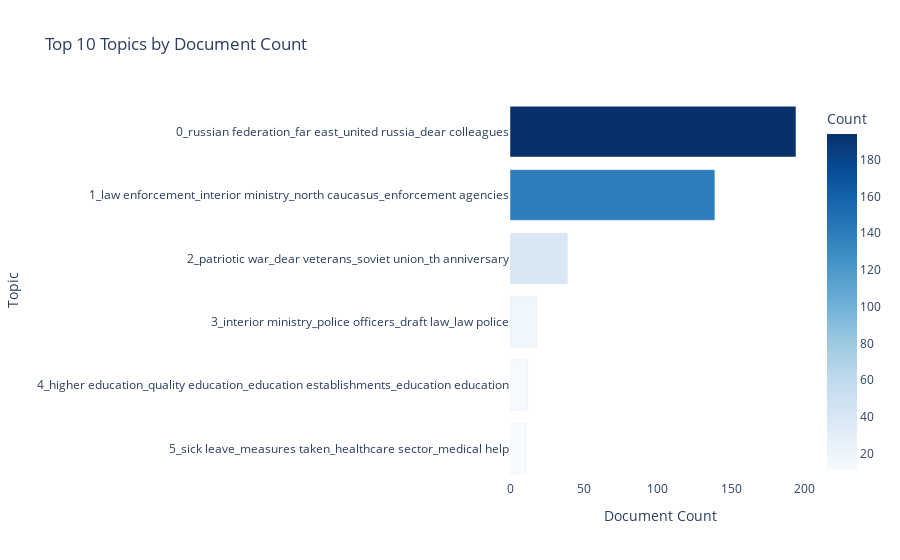

This figure's notebook cell:
### Markdown cell above
-1 refers to all outliers and should typically be ignored. 

# Topic visualization

By extracting bigrams and their probabilities from the topic model, the creation of a focused data frame is possible for each of the 5 topics. After that, a heatmap can be generated to visualize the distribution of bigrams across the topics. This visualization will help in understanding the most significant bigrams associated with each topic and their relative importance.

Next, let's take a look at the most frequent topic that was generated:

### Code cell
# Filter out the outlier topic (-1) (Leaving it out)
topic_info_filtered = topic_info[topic_info.Topic != -1]

# Bar chart: Top 10 topics by size
top_n = 10
top_topics = topic_info_filtered.iloc[:top_n]

# Horizontal bar chart: Top 10 topics with names
fig = px.bar(
    top_topics[::-1],  # reverse for descending
    x="Count",
    y="Name",
    orientation="h",
    title=f"Top {top_n} Topics by Document Count",
    color="Count",
    color_continuous_scale="Blues",
)

fig.update_layout(
    yaxis_title="Topic",
    xaxis_title="Document Count",
    yaxis=dict(tickfont=dict(size=12)),
    plot_bgcolor="white",
)

### Figure 1 — Plotly figure (JSON) as saved in the notebook; plotly's stock layout.template omitted (floating-point values rounded to 4 significant figures)
{"data": [{"hovertemplate": "Count=%{marker.color}<br>Name=%{y}<extra></extra>", "legendgroup": "", "marker": {"color": [11, 12, 18, 39, 139, 194], "coloraxis": "coloraxis", "pattern": {"shape": ""}}, "name": "", "orientation": "h", "showlegend": false, "textposition": "auto", "type": "bar", "x": [11, 12, 18, 39, 139, 194], "xaxis": "x", "y": ["5_sick leave_measures taken_healthcare sector_medical help", "4_higher education_quality education_education establishments_education education", "3_interior ministry_police officers_draft law_law police", "2_patriotic war_dear veterans_soviet union_th anniversary", "1_law enforcement_interior ministry_north caucasus_enforcement agencies", "0_russian federation_far east_united russia_dear colleagues"], "yaxis": "y"}], "layout": {"barmode": "relative", "coloraxis": {"colorbar": {"title": {"text": "Count"}}, "colorscale": [[0, "rgb(247,251,255)"], [0.125, "rgb(222,235,247)"], [0.25, "rgb(198,219,239)"], [0.375, "rgb(158,202,225)"], [0.5, "rgb(107,174,214)"], [0.625, "rgb(66,146,198)"], [0.75, "rgb(33,113,181)"], [0.875, "rgb(8,81,156)"], [1, "rgb(8,48,107)"]]}, "legend": {"tracegroupgap": 0}, "plot_bgcolor": "white", "title": {"text": "Top 10 Topics by Document Count"}, "xaxis": {"anchor": "y", "domain": [0, 1], "title": {"text": "Document Count"}}, "yaxis": {"anchor": "x", "domain": [0, 1], "tickfont": {"size": 12}, "title": {"text": "Topic"}}}}
